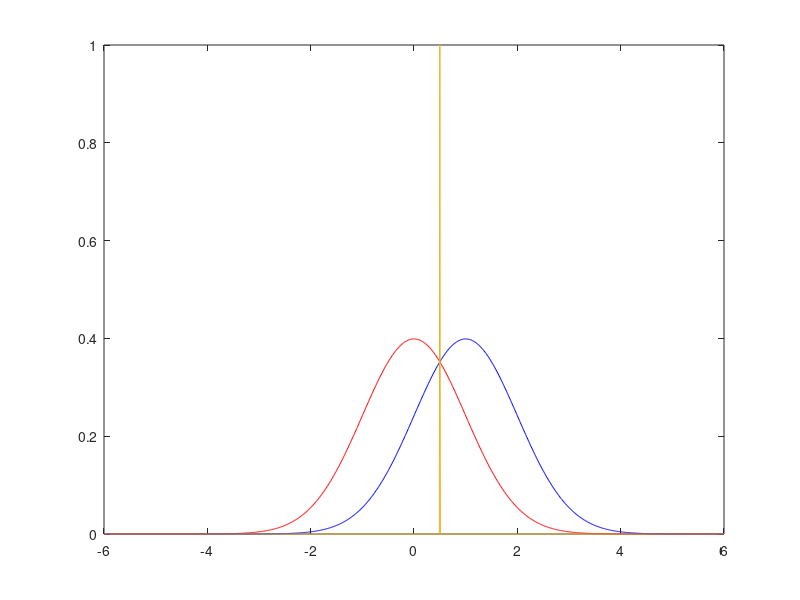

Reproduce this figure in MATLAB.
mu1 = 0
sigma1 = 1

mu2 = 1
sigma2 = 1

x = (-6:0.01:6)
y1 = (1/(sigma1*sqrt(2*pi)))*exp(-0.5*((x-mu1)/sigma1).^2)
y2 = (1/(sigma2*sqrt(2*pi)))*exp(-0.5*((x-mu2)/sigma2).^2)
y = (y1-y2==0);
plot(x,y1,'color','r'); hold on
plot(x,y2,'color','b'); hold on
plot(x,y)